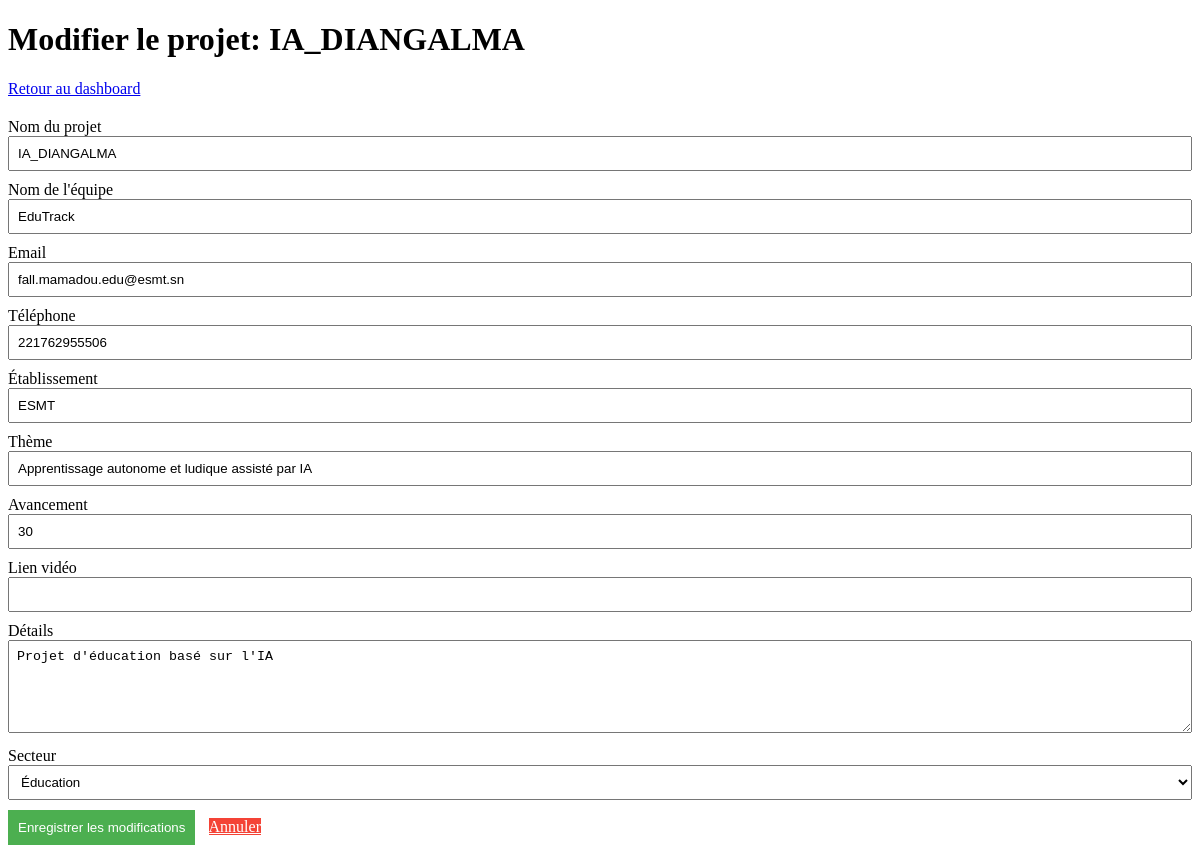
Screenshot of /edit-projet.php?id=11 (signed in) with the database file from the repository.
### tables this page shows
CREATE TABLE `projets` (
  `id` int(11) NOT NULL,
  `nom_equipe` varchar(100) NOT NULL,
  `nom_projet` varchar(100) NOT NULL,
  `etablissement` varchar(150) DEFAULT NULL,
  `email` varchar(100) NOT NULL,
  `telephone` varchar(20) DEFAULT NULL,
  `secteur_id` int(11) DEFAULT NULL,
  `theme` varchar(150) DEFAULT NULL,
  `avancement_prototype` varchar(50) DEFAULT NULL,
  `play_video_url` text DEFAULT NULL,
  `detail` text DEFAULT NULL
);

### controllers/projetController.php (called while the page is built, shortened)
<?php
require_once __DIR__ . '/../src/Projet/ProjetService.php';
class ProjetController {
    public function getProjetById($id) {
        return ProjetService::getById($id);
    }
}
$projetController = new ProjetController();

### src/Projet/ProjetService.php (called while the page is built, shortened)
<?php
require_once __DIR__ . '/../../config/database.php';
class ProjetService {
    public static function getById($id) {
        global $pdo;
        try {
            $stmt = $pdo->prepare("SELECT p.*, s.nom AS secteur_nom FROM projets p
                                  LEFT JOIN secteurs s ON p.secteur_id = s.id
                                  WHERE p.id = ?");
            $stmt->execute([$id]);
            return $stmt->fetch(\PDO::FETCH_ASSOC);
        } catch (\PDOException $e) {
            error_log("Erreur lors de la récupération du projet: " . $e->getMessage());
            return false;
        }
    }
}

### public/edit-projet.php (the view, shortened to what this page needs)
<?php
require_once '../controllers/projetController.php';
$projet = $projetController->getProjetById($_GET['id']);
?>
<!DOCTYPE html>
<html lang="fr">
<head>
</head>
<body>
    <h1>Modifier le projet: <?= htmlspecialchars($projet['nom_projet']) ?></h1>
    <a href="dashboard.php">Retour au dashboard</a>
    <form method="post" action="dashboard.php">
        <label for="nom_projet">Nom du projet</label>
        <input id="nom_projet" name="nom_projet" value="<?= htmlspecialchars($projet['nom_projet']) ?>" required>
        <label for="nom_equipe">Nom de l'équipe</label>
        <input id="nom_equipe" name="nom_equipe" value="<?= htmlspecialchars($projet['nom_equipe']) ?>" required>
        <label for="email">Email</label>
        <input id="email" type="email" name="email" value="<?= htmlspecialchars($projet['email']) ?>" required>
        <label for="telephone">Téléphone</label>
        <input id="telephone" name="telephone" value="<?= htmlspecialchars($projet['telephone'] ?? '') ?>">
        <label for="etablissement">Établissement</label>
        <input id="etablissement" name="etablissement" value="<?= htmlspecialchars($projet['etablissement'] ?? '') ?>">
        <label for="theme">Thème</label>
        <input id="theme" name="theme" value="<?= htmlspecialchars($projet['theme']) ?>" required>
        <label for="avancement_prototype">Avancement</label>
        <input id="avancement_prototype" name="avancement_prototype" value="<?= htmlspecialchars($projet['avancement_prototype']) ?>" required>
        <label for="play_video_url">Lien vidéo</label>
        <input id="play_video_url" name="play_video_url" value="<?= htmlspecialchars($projet['play_video_url'] ?? '') ?>">
        <label for="detail">Détails</label>
        <textarea id="detail" name="detail" rows="5"><?= htmlspecialchars($projet['detail'] ?? '') ?></textarea>
        <label for="secteur_id">Secteur</label>
        <select id="secteur_id" name="secteur_id" required>
            <?php
                try {
                    $stmt = $pdo->query("SELECT id, nom FROM secteurs ORDER BY nom");
                    $secteurs = $stmt->fetchAll(PDO::FETCH_ASSOC);
                    foreach ($secteurs as $secteur) {
                        $selected = ($secteur['id'] == $projet['secteur_id']) ? 'selected' : '';
                        echo '<option value="' . htmlspecialchars($secteur['id']) . '" ' . $selected . '>' .
                             htmlspecialchars($secteur['nom']) . '</option>';
                    }
                } catch (PDOException $e) {
                    echo '<option disabled>Erreur lors du chargement</option>';
                }
            ?>
        </select>
        <div>
            <button type="submit" class="btn-primary">Enregistrer les modifications</button>
            <a href="dashboard.php" class="btn-danger">Annuler</a>
        </div>
    </form>
</body>
</html>

### public/edit-projet.php (style rules this page uses)
form { margin: 20px 0; }
input, select, textarea { margin-bottom: 10px; padding: 8px; width: 100%; box-sizing: border-box; }
button { padding: 10px; margin-right: 10px; }
.btn-primary { background: #4CAF50; color: white; border: none; cursor: pointer; }
.btn-danger { background: #f44336; color: white; border: none; cursor: pointer; }

### rows the page displays
projets: nom_projet "IA_DIANGALMA", nom_equipe "EduTrack", email "fall.mamadou.edu@esmt.sn", telephone "221762955506", etablissement "ESMT", theme "Apprentissage autonome et ludique assisté par IA", avancement_prototype "30", detail "Projet d'éducation basé sur l'IA"

### other values shown
form field secteur_id "Éducation"
